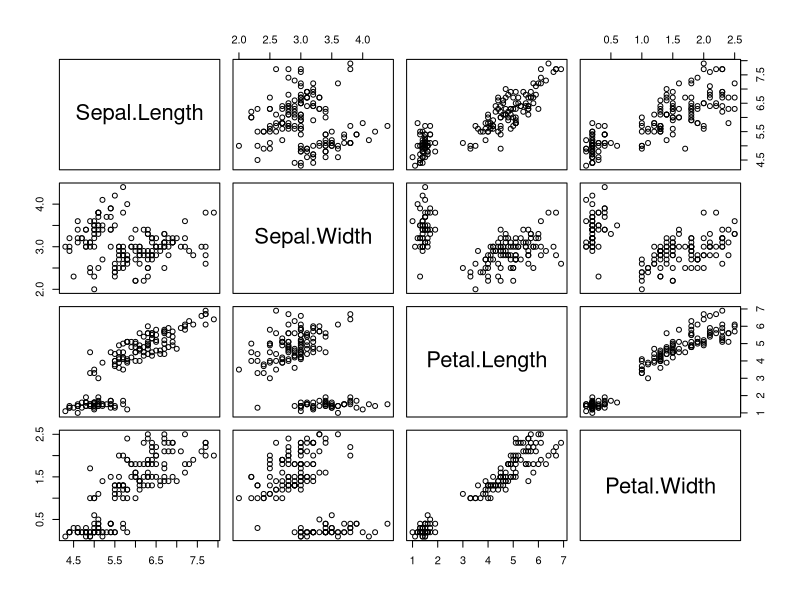
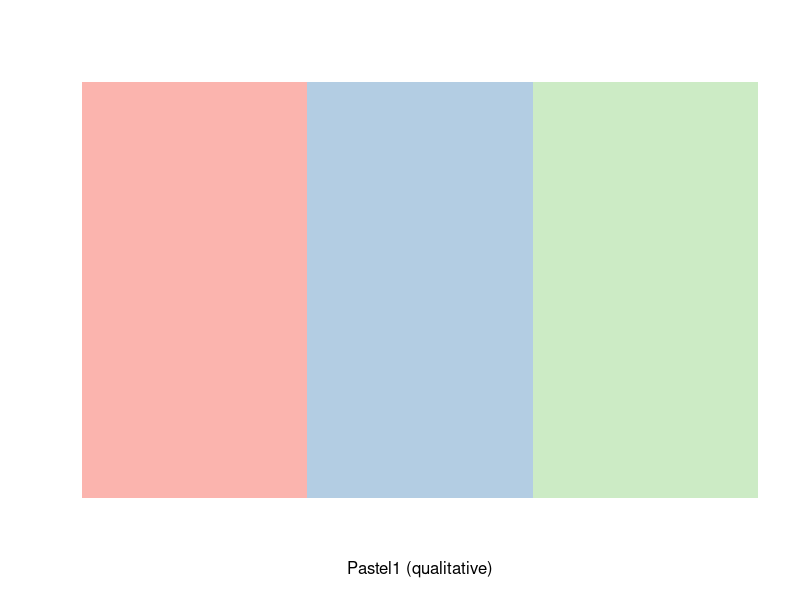
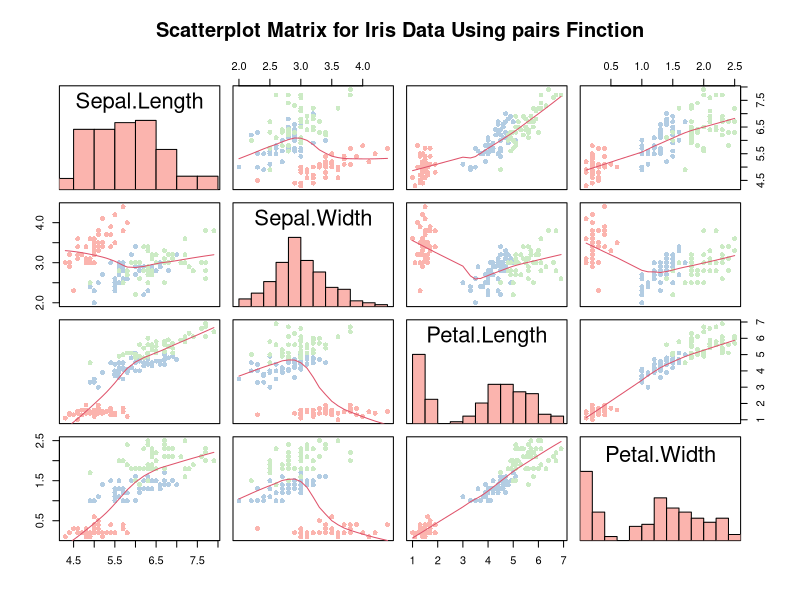
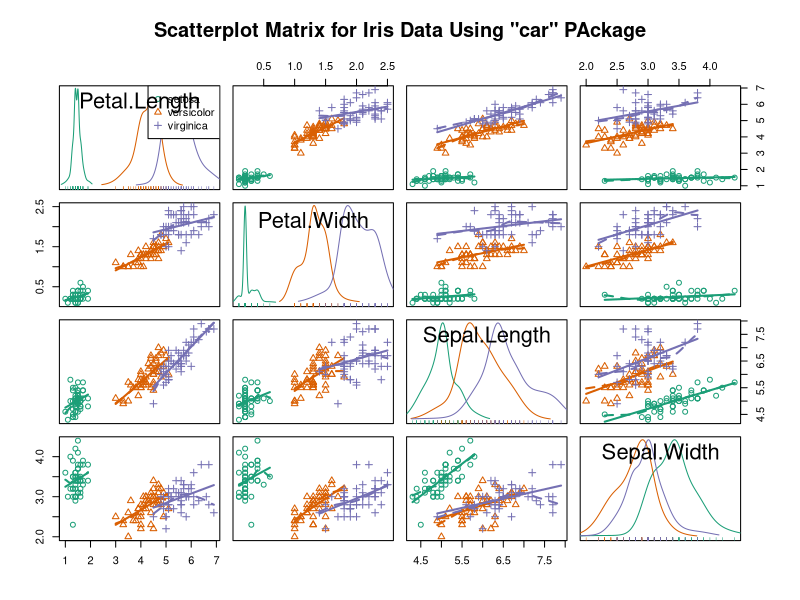

The R script that drew these images, in order:
# R Statistics Essential Training
# Ex08_03
# Creating scatterplot matrices

#Load data
?iris
data(iris)
iris[1:5,]

#Basic scatterplot matrix
pairs(iris[1:4])

#Modified scatterplot matrices

#Create palette with RColorBrewer
library("RColorBrewer") #equivalent to require("RColorBrewer")
search()
display.brewer.pal(3,"Pastel1")

#put histograms on the diagonal (from "pairs"help)
panel.hist <- function(x,...)
{
  usr <- par("usr"); on.exit(par(usr))
  par(usr = c(usr[1:2],0,1.5))
  h <- hist(x, plot = FALSE)
  breaks <- h$breaks; nB <- length(breaks)
  y <- h$counts; y <- y/max(y)
  rect(breaks[-nB],0, breaks[-1],y, ...)  
}

pairs(iris[1:4],
      panel = panel.smooth, #optional smoother
      main = "Scatterplot Matrix for Iris Data Using pairs Finction",
      diag.panel = panel.hist,
      pch = 16,
      col = brewer.pal(3, "Pastel1")[unclass(iris$Species)])

#Now using the car package
#gives kernal density and rugplot for each variable
library(car)
?car

scatterplotMatrix(~Petal.Length + Petal.Width + Sepal.Length + Sepal.Width | Species,
                  data = iris,
                  col = brewer.pal(3, "Dark2"),
                  main = "Scatterplot Matrix for Iris Data Using \"car\" PAckage")

rm(list=ls())
data()
data(chile)
data(chile)
data(Chile)
summary(Chile)

